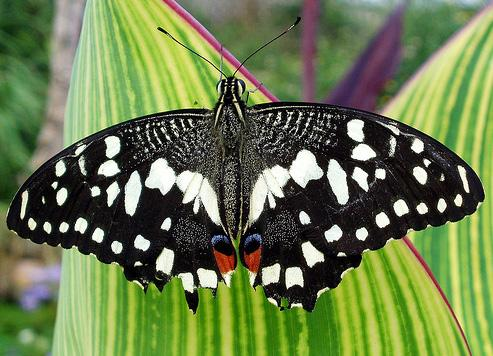
#> input picture dataset/butterfly.jpg, 493 x 356 px, found by its file name
$ python 62011178_w2_code03.py
#> lines starting #> are read from the running program, lines starting #| are printed output that depends on the picture
import cv2
import numpy as np

img = cv2.imread("dataset/butterfly.jpg")
#> img is the input picture: shape (356, 493, 3); mean B, G, R 77.2, 123.6, 107

ker = np.array([[0,-1,0],[-1,5,-1],[0,-1,0]])

step1 = cv2.filter2D(img,0,ker)
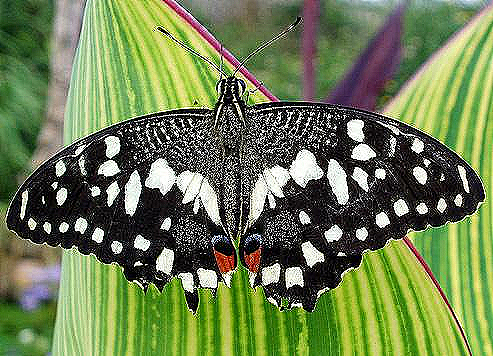
#> step1: shape (356, 493, 3); mean B, G, R 82, 127, 110.5

res = cv2.Laplacian(step1,0,ksize=3)
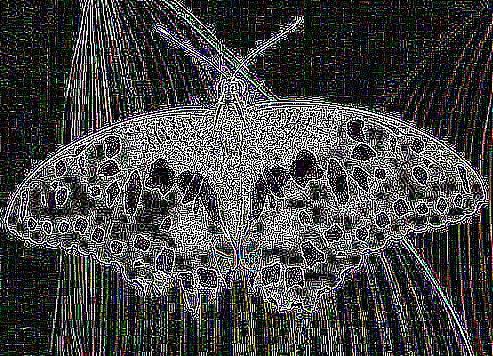
#> res: shape (356, 493, 3); mean B, G, R 68.8, 66.5, 68.4
cv2.imshow("Original",img)
cv2.imshow("Result image",res)
cv2.waitKey(0)
cv2.destroyAllWindows()

$ run again, with dataset/69.jpg copied over dataset/butterfly.jpg
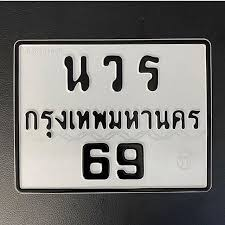
#> input picture dataset/69.jpg, 225 x 225 px, found by its file name
#> img is the input picture: shape (225, 225, 3); mean B, G, R 118.5, 121.2, 122.4
#> `step1 = cv2.filter2D(img,0,ker)`:
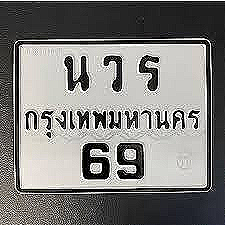
#> step1: shape (225, 225, 3); mean B, G, R 122.3, 124.6, 125.6
#> `res = cv2.Laplacian(step1,0,ksize=3)`:
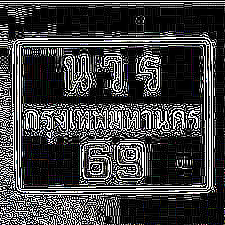
#> res: shape (225, 225, 3); mean B, G, R 64.2, 63.5, 63.5
